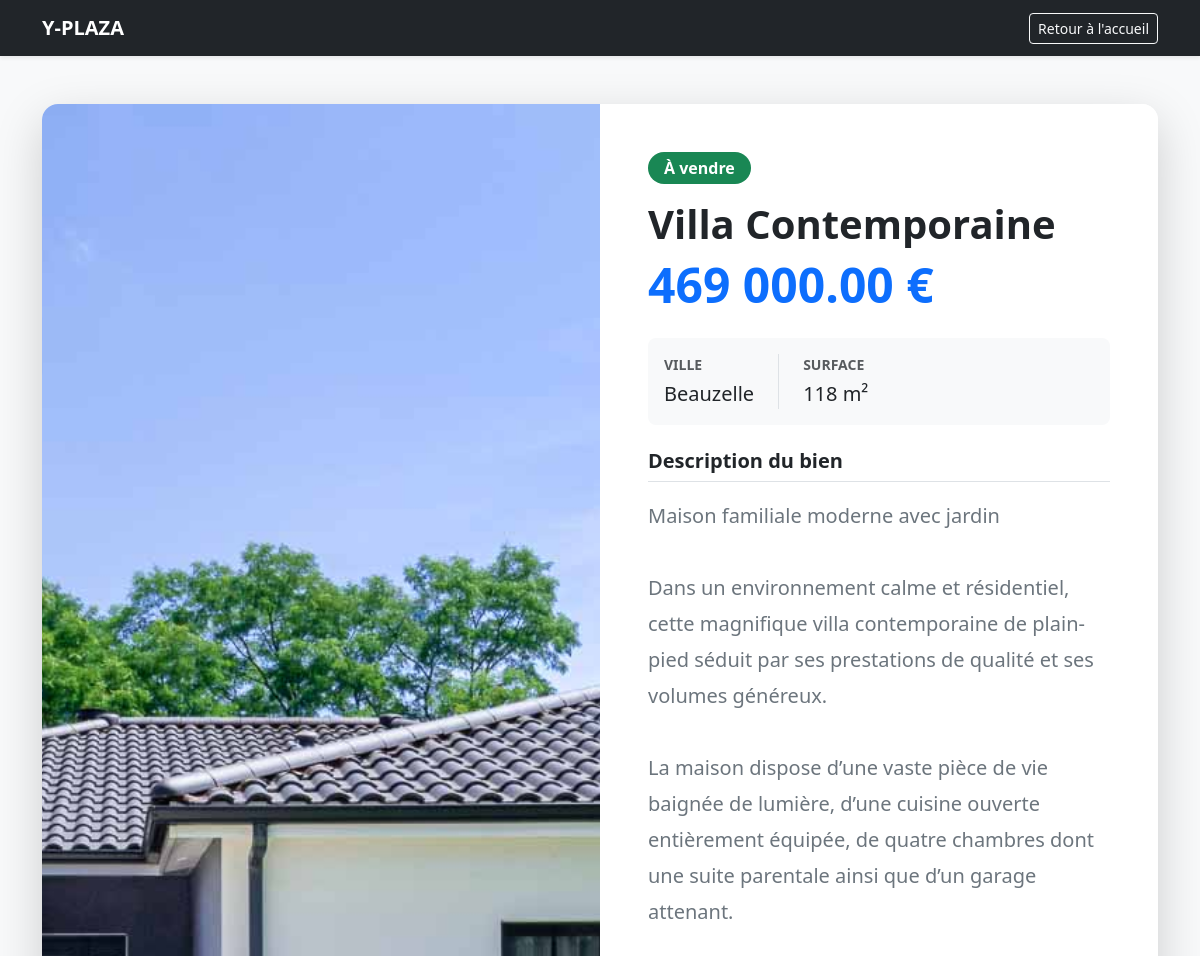
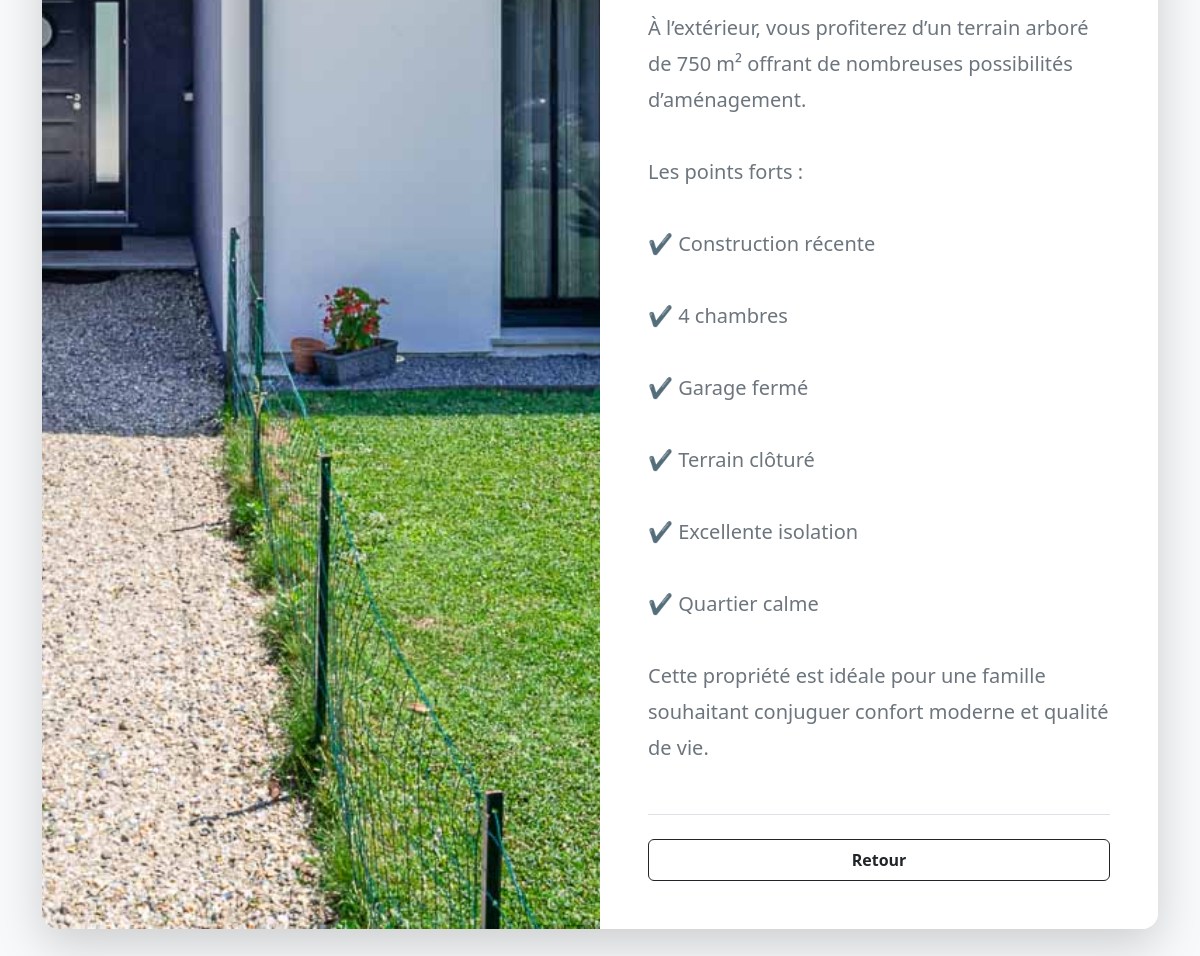
Page /bien/2 on the committed database (2 pictures, top to bottom).
### tables this page shows
CREATE TABLE biens (
            id INTEGER PRIMARY KEY AUTOINCREMENT,
            titre TEXT NOT NULL,
            description TEXT,
            prix REAL NOT NULL,
            surface INTEGER NOT NULL,
            ville TEXT NOT NULL,
            statut TEXT DEFAULT 'A vendre',
            agent_id INTEGER, image_url TEXT DEFAULT 'https://images.unsplash.com/photo-1560518883-ce09059eeffa?ixlib=rb-4.0.3&auto=format&fit=crop&w=600&q=80',
            FOREIGN KEY (agent_id) REFERENCES utilisateurs(id)
        );

### app.py (the view)
@app.route('/bien/<int:id>')
def details(id):
    bien = recuperer_bien_par_id(id)
    if bien is None:
        flash("Ce bien immobilier n'existe pas.", "warning")
        return redirect(url_for('accueil'))
    return render_template('details.html', bien=bien)

### models/bien_immobilier.py (called while the page is built)
    def prix_formate(self):
        return f"{self.prix:,.2f} €".replace(',', ' ')

### models/dao.py (called while the page is built)
def get_db_connection():
    conn = sqlite3.connect('y_plaza.db')
    conn.row_factory = sqlite3.Row
    return conn

def recuperer_bien_par_id(id_bien):
    conn = get_db_connection()
    cursor = conn.cursor()
    cursor.execute('SELECT * FROM biens WHERE id = ?', (id_bien,))
    ligne = cursor.fetchone()
    conn.close()
    if ligne is None:
        return None
    return BienImmobilier(
        id=ligne['id'],
        titre=ligne['titre'],
        description=ligne['description'],
        prix=ligne['prix'],
        surface=ligne['surface'],
        ville=ligne['ville'],
        statut=ligne['statut'],
        image_url=ligne['image_url']
    )

### templates/details.html (shortened to what this page needs)
<!DOCTYPE html>
<html lang="fr">
<head>
    <link href="https://cdn.jsdelivr.net/npm/bootstrap@5.3.0/dist/css/bootstrap.min.css" rel="stylesheet">
</head>
<body class="bg-light">
    <nav class="navbar navbar-expand-lg navbar-dark bg-dark mb-5 shadow-sm">
        <div class="container">
            <a class="navbar-brand fw-bold" href="/">Y-PLAZA</a>
            <a href="/" class="btn btn-outline-light btn-sm">Retour à l'accueil</a>
        </div>
    </nav>
    <main class="container mb-5">
        <div class="card shadow-lg border-0 overflow-hidden rounded-4">
            <div class="row g-0">
                <div class="col-md-6">
                    <img src="{{ bien.image_url }}" class="img-fluid w-100 h-100" alt="Photo de {{ bien.titre }}" style="object-fit: cover; min-height: 500px;">
                </div>
                <div class="col-md-6 bg-white">
                    <div class="card-body p-5 d-flex flex-column h-100">
                        <div class="mb-auto">
                            <span class="badge bg-success mb-3 fs-6 px-3 py-2 rounded-pill">À vendre</span>
                            <h1 class="card-title fw-bold text-dark mb-2 display-6">{{ bien.titre }}</h1>
                            <h2 class="text-primary fw-bold mb-4 display-5">{{ bien.prix_formate() }}</h2>
                            <div class="d-flex gap-4 mb-4 p-3 bg-light rounded-3 text-dark">
                                <div><strong class="text-muted d-block small text-uppercase mb-1">Ville</strong> <span class="fs-5">{{ bien.ville }}</span></div>
                                <div class="border-start ps-4"><strong class="text-muted d-block small text-uppercase mb-1">Surface</strong> <span class="fs-5">{{ bien.surface }} m²</span></div>
                            </div>
                            <h3 class="h5 fw-bold border-bottom pb-2 mt-4">Description du bien</h3>
                            <p class="card-text text-secondary mt-3 fs-5" style="line-height: 1.8; white-space: pre-line;">{{ bien.description }}</p>
                        </div>
                        <div class="mt-5 pt-4 border-top d-flex gap-3">
                            <a href="/" class="btn btn-outline-dark px-4 py-2 fw-bold w-100">Retour</a>
                        </div>
                    </div>
                </div>
            </div>
        </div>
    </main>
</body>
</html>

### rows in the picture
biens: image_url (picture), titre "Villa Contemporaine", ville "Beauzelle", surface "118", description "Maison familiale moderne avec jardin Dans un environnement calme et résidentiel, cette magnifique villa contemporaine de plain-pied séduit par ses prestations de qualité et ses volumes généreux. La maison dispose d’une vaste pièce de vie baignée de lumière, d’une cuisine ouverte entièrement équipée, de quatre chambres dont une suite parentale ainsi que d’un garage attenant. À l’extérieur, vous profiterez d’un terrain arboré de 750 m² offrant de nombreuses possibilités d’aménagement. Les points forts : ✔ Construction récente ✔ 4 chambres ✔ Garage fermé ✔ Terrain clôturé ✔ Excellente isolation ✔ Quartier calme Cette propriété est idéale pour une famille souhaitant conjuguer confort moderne et…"

### other values in the picture
{{ bien.prix_formate() }} "469 000.00 €"
